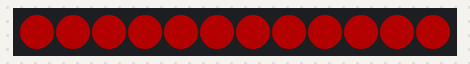
The program below on a simulated BBC micro:bit running MicroPython. Parts: 12 RGB LEDs in strip order, left to right. Dim RGB values are drawn brighter than linear.

Above: at 2.6 s.
At 13.4 s:
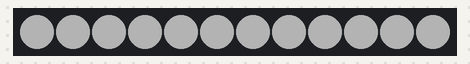
At 20.7 s:
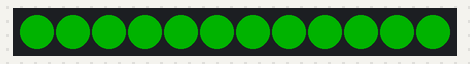
At 38.8 s:
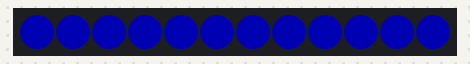

The program:

microbit-flashing-snowman.py
```python
from microbit import *
import neopixel
from random import randint

# Setup the SnowPi on pin2 with a length of 12 pixels
np = neopixel.NeoPixel(pin2, 12)

while True:
    for np_col in range(0, 4):
        if(np_col == 0):
            red = 60
            green = 0
            blue = 0
        if(np_col == 1):
            red = 0
            green = 60
            blue = 0
        if(np_col == 2):
            red = 0
            green = 0
            blue = 60
        if(np_col == 3):
            red = 60
            green = 60
            blue = 60
        for pixel_id in range(0, len(np)):
            np[pixel_id] = (red, green, blue)
            np.show()
            sleep(50)
        for np_flash in range(0, 10):
            np.clear()
            sleep(100)
            for pixel_id in range(0, len(np)):
                np[pixel_id] = (red, green, blue)
            np.show()
            sleep(100)
        sleep(1000)
```

Measured:
- what the display in image 0 shows lasts 1.1 s, from 2.5 s to 3.6 s
